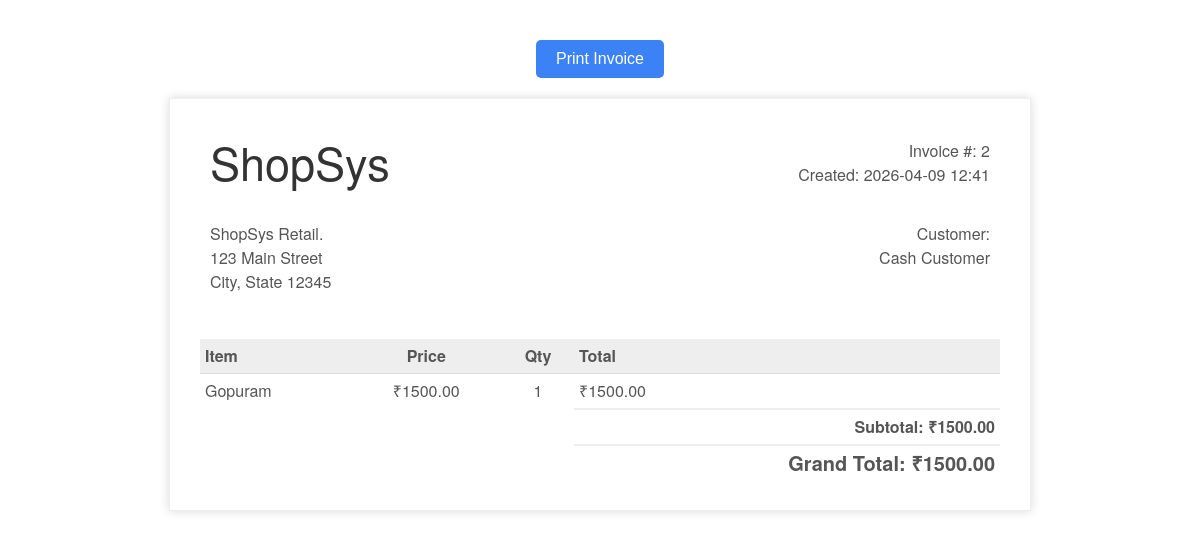
The app's page /invoice/2/ (signed in) with its own data.
### billing_app/models.py (models this page shows, shortened)
class Bill(models.Model):
    admin_user = models.ForeignKey(User, on_delete=models.SET_NULL, null=True)
    customer_name = models.CharField(max_length=150, blank=True, null=True)
    customer_phone = models.CharField(max_length=20, blank=True, null=True)
    total_amount = models.DecimalField(max_digits=12, decimal_places=2, default=0.00) # Subtotal
    discount = models.DecimalField(max_digits=12, decimal_places=2, default=0.00)
    gst_amount = models.DecimalField(max_digits=12, decimal_places=2, default=0.00)
    final_amount = models.DecimalField(max_digits=12, decimal_places=2, default=0.00) # Grand Total
    created_at = models.DateTimeField(auto_now_add=True)

class BillItem(models.Model):
    bill = models.ForeignKey(Bill, related_name='items', on_delete=models.CASCADE)
    product = models.ForeignKey(Product, on_delete=models.SET_NULL, null=True)
    quantity = models.IntegerField(default=1)
    price = models.DecimalField(max_digits=10, decimal_places=2) # Price at the time of sale
    total = models.DecimalField(max_digits=12, decimal_places=2) # quantity * price

class Product(models.Model):
    name = models.CharField(max_length=200)
    category = models.ForeignKey(Category, on_delete=models.SET_NULL, null=True, blank=True)
    image = models.ImageField(upload_to='product_images/', null=True, blank=True)
    price = models.DecimalField(max_digits=10, decimal_places=2)
    stock_quantity = models.IntegerField(default=0)
    low_stock_threshold = models.IntegerField(default=10)
    created_at = models.DateTimeField(auto_now_add=True)

### billing_app/views.py (the view)
# urls.py: path('invoice/<int:pk>/', views.invoice_view, name='invoice'),
@login_required
def invoice_view(request, pk):
    bill = get_object_or_404(Bill, pk=pk)
    return render(request, 'invoice.html', {'bill': bill})

### templates/invoice.html (shortened to what this page needs)
<!DOCTYPE html>
<html lang="en">
<head>
</head>
<body>
    <button onclick="window.print()" class="print-btn">Print Invoice</button>
    <div class="invoice-box">
        <table cellpadding="0" cellspacing="0">
            <tr class="top">
                <td colspan="4">
                    <table>
                        <tr>
                            <td class="title">
                                ShopSys
                            </td>
                            <td>
                                Invoice #: {{ bill.id }}<br>
                                Created: {{ bill.created_at|date:"Y-m-d H:i" }}<br>
                            </td>
                        </tr>
                    </table>
                </td>
            </tr>
            <tr class="information">
                <td colspan="4">
                    <table>
                        <tr>
                            <td>
                                ShopSys Retail.<br>
                                123 Main Street<br>
                                City, State 12345
                            </td>
                            <td>
                                Customer:<br>
                                {{ bill.customer_name|default:"Cash Customer" }}<br>
                            </td>
                        </tr>
                    </table>
                </td>
            </tr>
            <tr class="heading">
                <td>Item</td>
                <td style="text-align: center;">Price</td>
                <td style="text-align: center;">Qty</td>
                <td>Total</td>
            </tr>
            {% for item in bill.items.all %}
            <tr class="item {% if forloop.last %}last{% endif %}">
                <td>{{ item.product.name }}</td>
                <td style="text-align: center;">₹{{ item.price }}</td>
                <td style="text-align: center;">{{ item.quantity }}</td>
                <td>₹{{ item.total }}</td>
            </tr>
            {% endfor %}
            <tr class="total">
                <td colspan="3"></td>
                <td>Subtotal: ₹{{ bill.total_amount }}</td>
            </tr>
            <tr class="total">
                <td colspan="3"></td>
                <td style="font-size: 20px;"><strong>Grand Total: ₹{{ bill.final_amount }}</strong></td>
            </tr>
        </table>
    </div>
</body>
</html>

### templates/invoice.html (style rules this page uses)
body { font-family: 'Helvetica Neue', Helvetica, Arial, sans-serif; margin: 0; padding: 20px; color: #333; }
.invoice-box { max-width: 800px; margin: auto; padding: 30px; border: 1px solid #eee; box-shadow: 0 0 10px rgba(0, 0, 0, 0.15); font-size: 16px; line-height: 24px; color: #555; }
.invoice-box table { width: 100%; line-height: inherit; text-align: left; border-collapse: collapse; }
.invoice-box table td { padding: 5px; vertical-align: top; }
.invoice-box table tr td:nth-child(2) { text-align: right; }
.invoice-box table tr.top table td { padding-bottom: 20px; }
.invoice-box table tr.top table td.title { font-size: 45px; line-height: 45px; color: #333; }
.invoice-box table tr.information table td { padding-bottom: 40px; }
.invoice-box table tr.heading td { background: #eee; border-bottom: 1px solid #ddd; font-weight: bold; }
.invoice-box table tr.item td { border-bottom: 1px solid #eee; }
.invoice-box table tr.item.last td { border-bottom: none; }
.invoice-box table tr.total td:nth-child(2) { border-top: 2px solid #eee; font-weight: bold; }
.print-btn { display: block; margin: 20px auto; padding: 10px 20px; background: #3b82f6; color: #fff; border: none; border-radius: 5px; cursor: pointer; font-size: 16px; }

### records on screen
Bill: id "2", created_at "2026-04-09 12:41", customer_name "Cash Customer", total_amount "1500.00", final_amount "1500.00"
BillItem: product.name "Gopuram", price "1500.00", quantity "1", total "1500.00"
